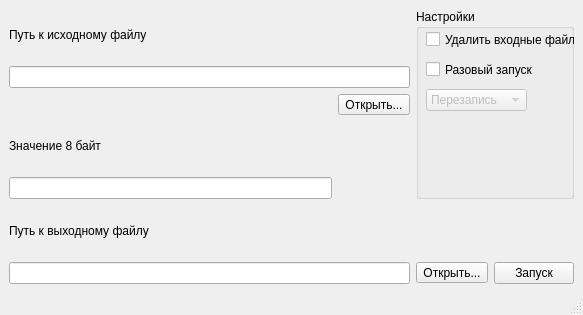
<?xml version="1.0" encoding="UTF-8"?>
<ui version="4.0">
 <class>MainWindow</class>
 <widget class="QMainWindow" name="MainWindow">
  <property name="geometry">
   <rect>
    <x>0</x>
    <y>0</y>
    <width>583</width>
    <height>315</height>
   </rect>
  </property>
  <property name="windowTitle">
   <string>MainWindow</string>
  </property>
  <widget class="QWidget" name="centralwidget">
   <layout class="QGridLayout" name="gridLayout_2">
    <item row="0" column="0">
     <widget class="QLabel" name="InputLabel">
      <property name="text">
       <string>Путь к исходному файлу</string>
      </property>
     </widget>
    </item>
    <item row="0" column="2" rowspan="5" colspan="2">
     <widget class="QGroupBox" name="Options">
      <property name="title">
       <string>Настройки</string>
      </property>
      <widget class="QCheckBox" name="CloseAfter">
       <property name="geometry">
        <rect>
         <x>10</x>
         <y>50</y>
         <width>111</width>
         <height>21</height>
        </rect>
       </property>
       <property name="text">
        <string>Разовый запуск</string>
       </property>
      </widget>
      <widget class="QCheckBox" name="DeleteInput">
       <property name="geometry">
        <rect>
         <x>10</x>
         <y>20</y>
         <width>161</width>
         <height>21</height>
        </rect>
       </property>
       <property name="text">
        <string>Удалить входные файлы</string>
       </property>
       <property name="tristate">
        <bool>false</bool>
       </property>
      </widget>
      <widget class="QComboBox" name="comboBox">
       <property name="enabled">
        <bool>false</bool>
       </property>
       <property name="geometry">
        <rect>
         <x>10</x>
         <y>80</y>
         <width>101</width>
         <height>22</height>
        </rect>
       </property>
       <property name="editable">
        <bool>false</bool>
       </property>
       <item>
        <property name="text">
         <string>Перезапись</string>
        </property>
       </item>
       <item>
        <property name="text">
         <string>Модификация</string>
        </property>
       </item>
      </widget>
     </widget>
    </item>
    <item row="1" column="0" colspan="2">
     <widget class="QLineEdit" name="InputPath"/>
    </item>
    <item row="2" column="0">
     <widget class="QLabel" name="label">
      <property name="styleSheet">
       <string notr="true">color: rgb(255, 0, 0);</string>
      </property>
      <property name="text">
       <string/>
      </property>
     </widget>
    </item>
    <item row="2" column="1">
     <widget class="QToolButton" name="FindInputFile">
      <property name="text">
       <string>Открыть...</string>
      </property>
     </widget>
    </item>
    <item row="3" column="0">
     <widget class="QLabel" name="InputLabel_2">
      <property name="text">
       <string>Значение 8 байт </string>
      </property>
     </widget>
    </item>
    <item row="4" column="0">
     <widget class="QLineEdit" name="ByteInput"/>
    </item>
    <item row="5" column="0">
     <widget class="QLabel" name="OutputLabel">
      <property name="text">
       <string>Путь к выходному файлу</string>
      </property>
     </widget>
    </item>
    <item row="6" column="0" colspan="2">
     <widget class="QLineEdit" name="OutputPath"/>
    </item>
    <item row="6" column="2">
     <widget class="QToolButton" name="FindOutputFile">
      <property name="text">
       <string>Открыть...</string>
      </property>
     </widget>
    </item>
    <item row="6" column="3">
     <widget class="QPushButton" name="Start">
      <property name="text">
       <string>Запуск</string>
      </property>
     </widget>
    </item>
   </layout>
  </widget>
  <widget class="QMenuBar" name="menubar">
   <property name="geometry">
    <rect>
     <x>0</x>
     <y>0</y>
     <width>583</width>
     <height>22</height>
    </rect>
   </property>
  </widget>
  <widget class="QStatusBar" name="statusbar"/>
 </widget>
 <resources/>
 <connections/>
</ui>
